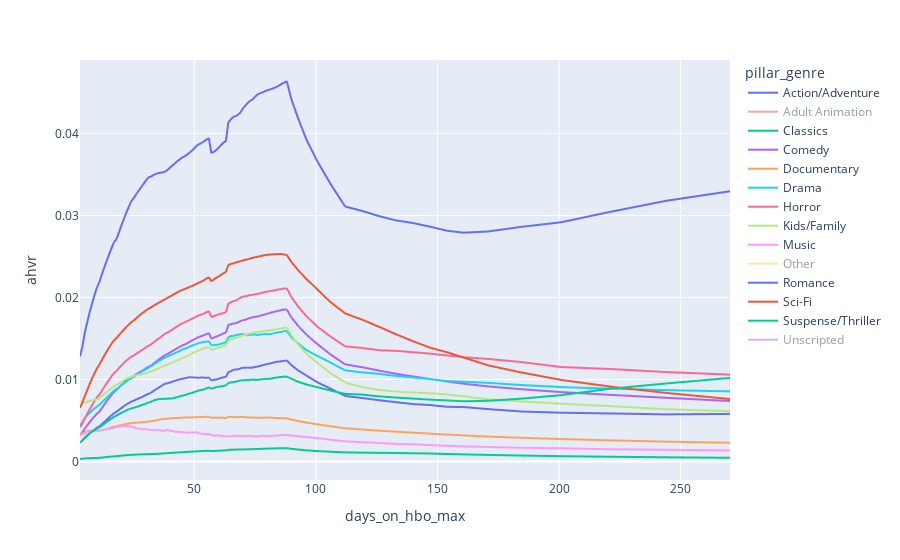

The cell this chart's notebook holds for it:
### Code cell
plot_df = full_data.groupby(['pillar_genre', 'days_on_hbo_max'])['ahvr'].mean().reset_index()
plot_df = plot_df.groupby(['pillar_genre']).rolling(7).mean().reset_index()
fig = px.line(plot_df, x="days_on_hbo_max", y="ahvr", color='pillar_genre')
fig.show()
# plot_df[(plot_df['pillar_genre'] == 'Action/Adventure ') & (plot_df['days_on_hbo_max'] == 7)]
